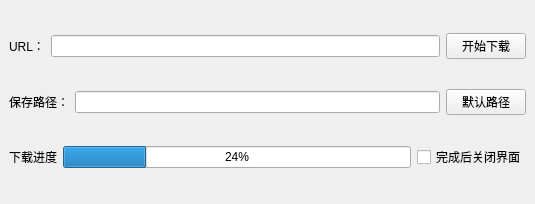
<?xml version="1.0" encoding="UTF-8"?>
<ui version="4.0">
 <class>MainWindow</class>
 <widget class="QMainWindow" name="MainWindow">
  <property name="geometry">
   <rect>
    <x>0</x>
    <y>0</y>
    <width>535</width>
    <height>204</height>
   </rect>
  </property>
  <property name="windowTitle">
   <string>MainWindow</string>
  </property>
  <widget class="QWidget" name="centralwidget">
   <layout class="QVBoxLayout" name="verticalLayout">
    <item>
     <layout class="QHBoxLayout" name="horizontalLayout">
      <item>
       <widget class="QLabel" name="labelURL">
        <property name="text">
         <string>URL：</string>
        </property>
       </widget>
      </item>
      <item>
       <widget class="QLineEdit" name="lineEditURL"/>
      </item>
      <item>
       <widget class="QPushButton" name="pushButtonStart">
        <property name="text">
         <string>开始下载</string>
        </property>
       </widget>
      </item>
     </layout>
    </item>
    <item>
     <layout class="QHBoxLayout" name="horizontalLayout_1">
      <item>
       <widget class="QLabel" name="labelPath">
        <property name="text">
         <string>保存路径：</string>
        </property>
       </widget>
      </item>
      <item>
       <widget class="QLineEdit" name="lineEditPath"/>
      </item>
      <item>
       <widget class="QPushButton" name="pushButtonDefaultPath">
        <property name="text">
         <string>默认路径</string>
        </property>
       </widget>
      </item>
     </layout>
    </item>
    <item>
     <layout class="QHBoxLayout" name="horizontalLayout_2">
      <item>
       <widget class="QLabel" name="labelProgress">
        <property name="text">
         <string>下载进度</string>
        </property>
       </widget>
      </item>
      <item>
       <widget class="QProgressBar" name="progressBar">
        <property name="value">
         <number>24</number>
        </property>
       </widget>
      </item>
      <item>
       <widget class="QCheckBox" name="checkBoxClose">
        <property name="text">
         <string>完成后关闭界面</string>
        </property>
       </widget>
      </item>
     </layout>
    </item>
   </layout>
  </widget>
 </widget>
 <resources/>
 <connections/>
</ui>
